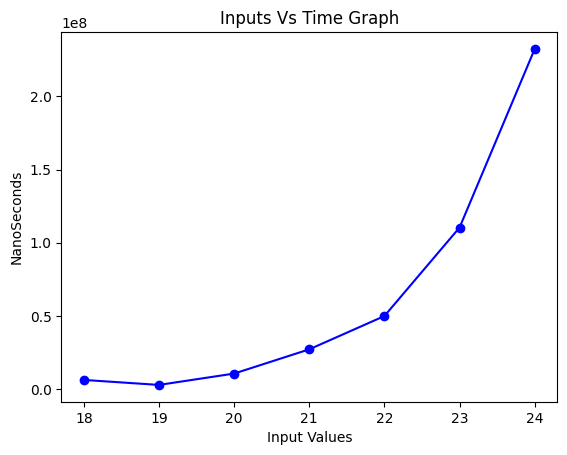

Reproduce this figure in Python.
import matplotlib.pyplot as plt

values = [
    (18,6221318),
(19,2812452),
(20,10571623),
(21,27133626),
(22,49885788),
(23,110367291),
(24,232394370)

]

x_values, y_values = zip(*values)

plt.plot(x_values, y_values, marker='o', linestyle='-', color='b')

plt.xlabel('Input Values')
plt.ylabel('NanoSeconds')
plt.title('Inputs Vs Time Graph')

plt.show()
